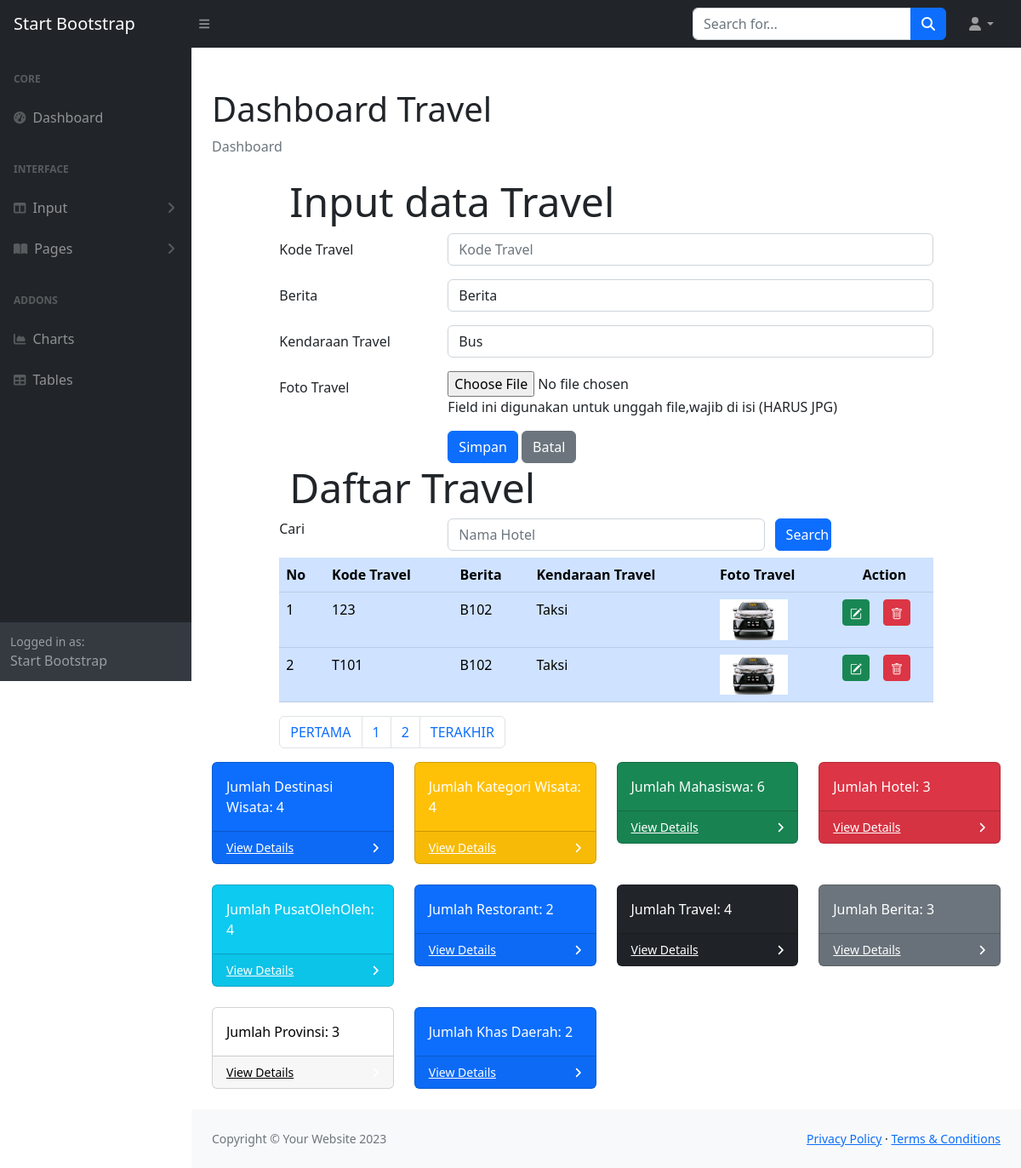
The app's page /ADMIN/travel.php with its own data.
### tables this page shows
CREATE TABLE `travel` (
  `travelKODE` char(4) NOT NULL,
  `berita0049` char(4) NOT NULL,
  `travelKENDARAAN` char(120) NOT NULL,
  `travelFOTO` char(120) NOT NULL
);

### ADMIN/travel.php (the view, shortened to what this page needs)
<!DOCTYPE html>
<html lang="en">
<?php  include "INCLUDE/head.php"?>
    <body class="sb-nav-fixed">'
    <?php include "INCLUDE/nav.php";?>
        <div id="layoutSidenav">
         <?php include "INCLUDE/menu.php"?>
            <div id="layoutSidenav_content">
                <main>
                    <div class="container-fluid px-4">
                        <h1 class="mt-4">Dashboard Travel</h1>
                        <ol class="breadcrumb mb-4">
                            <li class="breadcrumb-item active">Dashboard</li>
                        </ol>
<?php
	include "include/config.php";
?>
<body>
<div class="row">
<div class="col-sm-1"></div>
<div class="col-sm-10">
	<div class="jumbotron jumbotron-fluid">
		<div class="container">
			<h2 class="display-5">Input data Travel</h2>
		</div>
	</div>
	<form method="POST" enctype="multipart/form-data">
		<div class="form-group row">
			<label for="kodetravel" class="col-sm-3 col-form-label mb-sm-3">Kode Travel</label>
			<div class="col-sm-9">
				<input type="text" class="form-control" id="kodetravel" name="inputkode" placeholder="Kode Travel" maxlength="4">
			</div>
		</div>
        <div class="form-group row">
    <label for="kodeberita" class="col-sm-3 col-form-label mb-sm-3 ">Berita</label>
    <div class="col-sm-9">
    <select class="form-control" id="kodeberita" name="kodeberita">
        <option>Berita</option>
        </select>
    </div>
  </div>
		<div class="form-group row">
			<label for="kendaraantravel" class="col-sm-3 col-form-label mb-sm-3">Kendaraan Travel</label>
			<div class="col-sm-9">
        <select class="form-control" id="kendaraantravel" name="inputkendaraan">
        <option value = "Bus"> Bus</option>
    </select>
            </div>
		</div>
		<div class="form-group row">
			<label for="file" class="col-sm-3 col-form-label">Foto Travel</label>
			<div class="col-sm-9">
				<input type="file" id="file" name="file">
				<p class="help-block">Field ini digunakan untuk unggah file,wajib di isi (HARUS JPG)</p>
			</div>
		</div>
		<div class="form-group row">
			<div class="col-sm-3"></div>
			<div class="col-sm-9">
				<input type="submit" name="Simpan" class="btn btn-primary" value="Simpan">
				<input type="submit" name="Batal" class="btn btn-secondary" value="Batal">
			</div>
		</div>
	</form>
</div>
<div class="col-sm-1"></div>
</div>
<div class="row">
	<div class="col-sm-1"></div>
	<div class="col-sm-10">
		<div class="jumbotron jumbotron-fluid">
			<div class="container">
				<h3 class="display-5">Daftar Travel</h3>
			</div>
		</div>
		<form method = "POST">
<div class="form-group row mb-2">
<label for = "search" class="col-sm-3">Cari </label>
<div class="col-sm-6">
	  <input type ="text" name="search" class="form-control" id="search"
	  value="<?php if(isset($_POST["search"])) {echo $_POST ["search"];}?>"
	  placeholder="Nama Hotel">
</div>
	  <input type="submit" name="kirim" class="col-sm-1 btn btn-primary" value="Search">
</div>
</form>
	<table class="table table-hover table-primary">
		<thead class="thead-dark">
			<tr>
				<th>No</th>
				<th>Kode Travel</th>
				<th>Berita</th>
				<th>Kendaraan Travel</th>
				<th>Foto Travel</th>
				<th colspan="2" style="text-align: center">Action</th>
			</tr>
		</thead>
		<tbody>
<?php
			$jumlahtampilan = 2;
			$halaman = (isset($_GET['page']))? $_GET['page'] : 1;
			$mulaitampilan = ($halaman - 1) * $jumlahtampilan;
			if (isset($_POST["kirim"]))
{
  $search = $_POST ['search'];
  $query =mysqli_query ($connection, "select travel. * from travel
        where travelKENDARAAN like '%".$search."%' limit $mulaitampilan, $jumlahtampilan");
}
else {
  $query =mysqli_query ($connection, "select travel. * from travel limit $mulaitampilan, $jumlahtampilan");
}
			$nomor = 1;
			while ($row = mysqli_fetch_array($query))
			{ ?>
				<tr>
					<td><?php echo $mulaitampilan + $nomor;?></td>
					<td><?php echo $row['travelKODE'];?></td>
					<td><?php echo $row['berita0049'];?></td>
					<td><?php echo $row['travelKENDARAAN'];?></td>
					<td>
						<?php if(is_file("images/".$row['travelFOTO']))
						{ ?>
							<img src="images/<?php echo $row['travelFOTO']?>" width="80">
						<?php } else
							echo "<img src='images/noimage.png' width='80'>"
						?>
					</td>
					<td width="5px">
						<a href="traveledit.php?ubah=<?php echo $row['travelKODE']?>" class="btn btn-success btn-sm" title="EDIT">
					</td>
					<td>
						<a href="travelhapus.php?hapus=<?php echo $row['travelKODE']?>" class="btn btn-danger btn-sm" title="DELETE">
					</td>
				</tr>
			<?php $nomor = $nomor + 1;?>
			<?php }	?>
		</tbody>
	</table>
	<?php
    $query = mysqli_query($connection, "SELECT * FROM travel");
    $jumlahrecord = mysqli_num_rows($query);
    $jumlahpage = ceil($jumlahrecord/$jumlahtampilan);
  ?>
<nav aria-label="Page navigation example">
  <ul class="pagination">
    <li class="page-item"><a class="page-link" href="?page=<?php $nomorhal=1; echo $nomorhal?>">PERTAMA</a></li>
    <?php for($nomorhal=1; $nomorhal<=$jumlahpage; $nomorhal++)
    { ?>
    <li class="page-item">
      <?php
      if($nomorhal!=$halaman)
      { ?>
      <a class="page-link" href="?page=<?php echo $nomorhal?>"><?php echo $nomorhal?></a>
      <?php }
      else { ?>
      <a class="page-link" href="?page=<?php echo $nomorhal?>"><?php echo $nomorhal?></a>
    <?php } ?>
    </li>
    <?php } ?>
    <li class="page-item"><a class="page-link" href="?page=<?php echo $nomorhal-1?>">TERAKHIR</a></li>
  </ul>
</nav>
	</div>
	<div class="col-sm-1"></div>
</div>
</body>
    <?php include "INCLUDE/board.php";?>
                    </div>
                </main>
                <?php include "INCLUDE/footer.php";?>
            </div>
        </div>
    </html>

### records on screen
travel: nomor "1", travelKODE "123", berita0049 "B102", travelKENDARAAN "Taksi", travelFOTO (picture)
travel: nomor "2", travelKODE "T101", berita0049 "B102", travelKENDARAAN "Taksi", travelFOTO (picture)

### other values on screen
$jumlahdestinasi "4"
$jumlahwisata "4"
$jumlahmahasiswa "6"
$jumlahhotel "3"
$jumlaholeholeh "4"
$jumlahrestorant "2"
$jumlahtravel "4"
$jumlahberita "3"
$jumlahprovinsi "3"
$jumlahmasakan "2"
